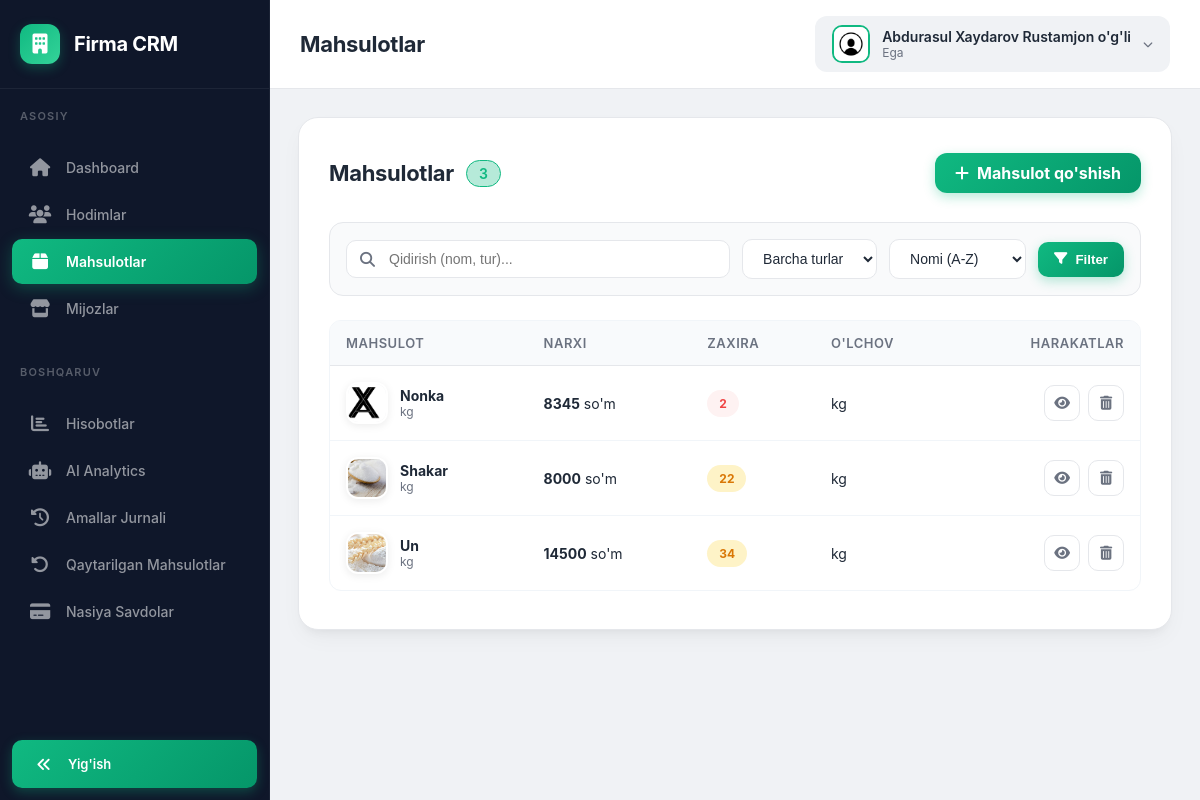
/mahsulotlar/ (signed in), run on the app's committed database.
### main/models.py (models this page shows, shortened)
class User(AbstractUser):
    id = models.BigAutoField(primary_key=True)
    USER_TYPES = (
        ('pazanda', 'Pazanda'),
        ('yetkazib_beruvchi', 'Yetkazib Beruvchi'),
        ('ega', 'Ega'),
    )
    login=models.CharField(max_length=255, blank=True, null=True)
    password = models.CharField(max_length=255, blank=True, null=True)
    tuliq_ismi = models.CharField(max_length=255, blank=True, null=True)
    type = models.CharField(max_length=20, choices=USER_TYPES)
    token = models.CharField(max_length=255, blank=True, null=True)
    tg_id = models.CharField(max_length=100, blank=True, null=True)
    tel_raqami = models.CharField(max_length=100, blank=True, null=True)
    is_active = models.BooleanField(default=True)
    @property
    def rasmi(self):
        if self.type == 'yetkazib_beruvchi':
            try:
                return YetkazibBeruvchi.objects.get(user=self).rasmi.url
            except YetkazibBeruvchi.DoesNotExist:
                return None
        elif self.type == 'pazanda':
            try:
                return Pazanda.objects.get(user=self).rasmi.url
            except Pazanda.DoesNotExist:
                return None
        return None

class Mahsulot(models.Model):
    nomi = models.CharField(max_length=255)
    rasmi = models.ImageField(upload_to='mahsulotlar/')
    narxi = models.DecimalField(max_digits=10, decimal_places=2)
    turi = models.ForeignKey(MahsulotTuri, on_delete=models.CASCADE)
    miqdori = models.FloatField(default=0)
    min_miqdori = models.FloatField(default=10, help_text="Bu miqdordan kam bo'lsa ogohlantirish chiqadi")

class MahsulotTuri(models.Model):
    nomi = models.CharField(max_length=100)  # kg, dona, l

### main/list_views.py (the view, shortened to what this page needs)
# urls.py: path('mahsulotlar/', mahsulotlar_list, name='mahsulotlar_list'),
@login_required(login_url='login')
def mahsulotlar_list(request):
    if request.user.type != 'ega':
        return redirect('main')
    mahsulotlar = Mahsulot.objects.all()
    search_query = request.GET.get('q', '')
    if search_query:
        from django.db.models import Q
        mahsulotlar = mahsulotlar.filter(Q(nomi__icontains=search_query))
    tur_filter = request.GET.get('tur', '')
    if tur_filter:
        mahsulotlar = mahsulotlar.filter(turi__id=tur_filter)
    sort_order = request.GET.get('sort', 'name')
    if sort_order == 'name':
        mahsulotlar = mahsulotlar.order_by('nomi')
    elif sort_order == 'price_high':
        mahsulotlar = mahsulotlar.order_by('-narxi')
    elif sort_order == 'price_low':
        mahsulotlar = mahsulotlar.order_by('narxi')
    elif sort_order == 'stock':
        mahsulotlar = mahsulotlar.order_by('-miqdori')
    else:
        mahsulotlar = mahsulotlar.order_by('nomi')
    paginator = Paginator(mahsulotlar, 24)
    page_number = request.GET.get('page')
    page_obj = paginator.get_page(page_number)
    from .models import MahsulotTuri
    mahsulot_turlari = MahsulotTuri.objects.all()
    context = {
        'mahsulotlar': page_obj,
        'total': mahsulotlar.count(),
        'search_query': search_query,
        'tur_filter': tur_filter,
        'sort_order': sort_order,
        'mahsulot_turlari': mahsulot_turlari
    }
    return render(request, 'mahsulotlar_list.html', context)

### main/templates/mahsulotlar_list.html (shortened to what this page needs)
{% extends 'egabase.html' %}
{% load static %}
{% block page_title %}Mahsulotlar{% endblock %}
{% block content %}
<div class="page-card">
    <div class="page-header-actions">
        <div class="header-content" id="normalHeader">
            <div class="header-title">
                <h2>Mahsulotlar <span class="count-badge">{{ total }}</span></h2>
            </div>
            <a href="{% url 'createproduct' %}" class="add-btn">
                <i class="fa-solid fa-plus"></i> Mahsulot qo'shish
            </a>
        </div>
    </div>
    <div class="filter-bar">
        <form method="GET" action="." class="filter-form">
            <div class="search-box">
                <button type="submit" class="search-icon-btn" title="Qidirish">
                    <i class="fa-solid fa-magnifying-glass"></i>
                </button>
                <input type="text" name="q" placeholder="Qidirish (nom, tur)..." class="search-input"
                       value="{{ search_query }}">
            </div>
            <select name="tur" class="filter-select" onchange="this.form.submit()">
                <option value="">Barcha turlar</option>
            </select>
            <select name="sort" class="filter-select" onchange="this.form.submit()">
                <option value="name" {% if sort_order == 'name' %}selected{% endif %}>Nomi (A-Z)</option>
            </select>
            <button type="submit" class="submit-filter-btn">
                <i class="fa-solid fa-filter"></i> Filter
            </button>
        </form>
    </div>
    <div class="table-container">
        <table class="custom-table">
            <thead>
                <tr>
                    <th>Mahsulot</th>
                    <th>Narxi</th>
                    <th>Zaxira</th>
                    <th>O'lchov</th>
                    <th style="text-align:right;">Harakatlar</th>
                </tr>
            </thead>
            <tbody>
                {% for mahsulot in mahsulotlar %}
                <tr>
                    <td>
                        <div class="product-cell">
                            <div class="product-img-wrap">
                                {% if mahsulot.rasmi %}
                                    <img src="{{ mahsulot.rasmi.url }}" class="product-img" alt="">
                                {% else %}
                                    <div class="product-initial">{{ mahsulot.nomi|first|upper }}</div>
                                {% endif %}
                            </div>
                            <div class="product-text">
                                <span class="product-name">{{ mahsulot.nomi }}</span>
                                <span class="product-meta">{{ mahsulot.turi.nomi }}</span>
                            </div>
                        </div>
                    </td>
                    <td><b>{{ mahsulot.narxi|floatformat:0 }}</b> so'm</td>
                    <td>
                        {% if mahsulot.miqdori < 10 %}
                            <span class="stock-badge stock-low">{{ mahsulot.miqdori|floatformat:0 }}</span>
                        {% elif mahsulot.miqdori < 50 %}
                            <span class="stock-badge stock-medium">{{ mahsulot.miqdori|floatformat:0 }}</span>
                        {% else %}
                            <span class="stock-badge stock-high">{{ mahsulot.miqdori|floatformat:0 }}</span>
                        {% endif %}
                    </td>
                    <td>{{ mahsulot.turi.nomi }}</td>
                    <td>
                        <div class="action-btns">
                            <a href="{% url 'seeproduct' mahsulot.id %}" class="action-btn edit" title="Ko'rish">
                                <i class="fa-solid fa-eye"></i>
                            </a>
                            <a href="{% url 'delprdct' mahsulot.id %}" class="action-btn delete" title="O'chirish"
                               onclick="return confirm('Rostdan ham o\\'chirmoqchimisiz?')">
                                <i class="fa-solid fa-trash-can"></i>
                            </a>
                        </div>
                    </td>
                </tr>
                {% endfor %}
            </tbody>
        </table>
    </div>
</div>
{% endblock %}

### main/templates/egabase.html (shortened to what this page needs)
<!DOCTYPE html>
{% load static %}
<html lang="uz">
<head>
    <link rel="stylesheet" href="https://cdnjs.cloudflare.com/ajax/libs/font-awesome/6.4.0/css/all.min.css">
</head>
<body>
    <aside class="sidebar" id="sidebar">
        <div class="sidebar-inner">
            <div class="sidebar-header">
                <div class="sidebar-logo"><i class="fa-solid fa-building"></i></div>
                <span class="sidebar-brand">Firma CRM</span>
            </div>
            <div class="sidebar-menu-wrapper">
                <div class="sidebar-section-label">Asosiy</div>
                <ul class="sidebar-menu">
                    <li class="menu-item">
                        <a href="{% url 'main' %}" class="menu-link {% if request.path == '/' %}active{% endif %}"
                            data-title="Dashboard">
                            <span class="menu-icon"><i class="fa-solid fa-house"></i></span>
                            <span class="menu-text">Dashboard</span>
                        </a>
                    </li>
                    <li class="menu-item">
                        <a href="{% url 'hodimlar_list' %}"
                            class="menu-link {% if '/hodimlar/' in request.path or '/edituser/' in request.path or '/createuser/' in request.path %}active{% endif %}"
                            data-title="Hodimlar">
                            <span class="menu-icon"><i class="fa-solid fa-users"></i></span>
                            <span class="menu-text">Hodimlar</span>
                        </a>
                    </li>
                    <li class="menu-item">
                        <a href="{% url 'mahsulotlar_list' %}"
                            class="menu-link {% if '/mahsulotlar/' in request.path or '/product/' in request.path %}active{% endif %}"
                            data-title="Mahsulotlar">
                            <span class="menu-icon"><i class="fa-solid fa-box"></i></span>
                            <span class="menu-text">Mahsulotlar</span>
                        </a>
                    </li>
                    <li class="menu-item">
                        <a href="{% url 'mijozlar_list' %}"
                            class="menu-link {% if '/mijozlar/' in request.path or '/mijoz/' in request.path %}active{% endif %}"
                            data-title="Mijozlar">
                            <span class="menu-icon"><i class="fa-solid fa-store"></i></span>
                            <span class="menu-text">Mijozlar</span>
                        </a>
                    </li>
                </ul>
                <div class="sidebar-section-label">Boshqaruv</div>
                <ul class="sidebar-menu">
                    <li class="menu-item">
                        <a href="{% url 'hisobotlar' %}"
                            class="menu-link {% if '/hisobotlar/' in request.path %}active{% endif %}"
                            data-title="Hisobotlar">
                            <span class="menu-icon"><i class="fa-solid fa-chart-bar"></i></span>
                            <span class="menu-text">Hisobotlar</span>
                        </a>
                    </li>
                    <li class="menu-item">
                        <a href="{% url 'analytics_dashboard' %}"
                            class="menu-link {% if '/analytics/' in request.path %}active{% endif %}"
                            data-title="AI Analytics">
                            <span class="menu-icon"><i class="fa-solid fa-robot"></i></span>
                            <span class="menu-text">AI Analytics</span>
                        </a>
                    </li>
                    <li class="menu-item">
                        <a href="{% url 'amallog' %}"
                            class="menu-link {% if '/amallar/' in request.path %}active{% endif %}"
                            data-title="Amallar Jurnali">
                            <span class="menu-icon"><i class="fa-solid fa-clock-rotate-left"></i></span>
                            <span class="menu-text">Amallar Jurnali</span>
                        </a>
                    </li>
                    <li class="menu-item">
                        <a href="{% url 'qaytarishlar' %}"
                            class="menu-link {% if '/qaytarishlar/' in request.path %}active{% endif %}"
                            data-title="Qaytarilgan Mahsulotlar">
                            <span class="menu-icon"><i class="fa-solid fa-rotate-left"></i></span>
                            <span class="menu-text">Qaytarilgan Mahsulotlar</span>
                        </a>
                    </li>
                    <li class="menu-item">
                        <a href="{% url 'nasiya_savdolar' %}"
                            class="menu-link {% if '/nasiya-savdolar/' in request.path %}active{% endif %}"
                            data-title="Nasiya Savdolar">
                            <span class="menu-icon"><i class="fa-solid fa-credit-card"></i></span>
                            <span class="menu-text">Nasiya Savdolar</span>
                        </a>
                    </li>
                </ul>
            </div>
            <div class="sidebar-toggle" onclick="toggleSidebar()">
                <i class="fa-solid fa-angles-left"></i>
                <span class="toggle-text">Yig'ish</span>
            </div>
        </div>
    </aside>
    <div class="main-wrapper">
        <header class="top-header">
            <div class="header-left">
                <div>
                    <h1 class="header-title" id="pageTitle">{% block page_title %}Dashboard{% endblock %}</h1>
                </div>
            </div>
            <div class="header-actions">
                <div class="user-profile" id="userProfile" onclick="toggleUserDropdown()">
                    <img src="{% if request.user.rasmi %}{{ request.user.rasmi.url }}{% else %}{% static 'images/default_avatar.jpg' %}{% endif %}"
                        alt="Avatar" class="user-avatar">
                    <div class="user-info">
                        <span class="user-name">{{ request.user.tuliq_ismi }}</span>
                        <span class="user-role">Ega</span>
                    </div>
                    <span class="dropdown-toggle"><i class="fa-solid fa-chevron-down"></i></span>
                </div>
            </div>
        </header>
        <main class="main-content">
            {% block content %}
            {% endblock %}
        </main>
    </div>
</body>
</html>

### data on the page
User: user.tuliq_ismi "Abdurasul Xaydarov Rustamjon o'g'li"
Mahsulot: rasmi (picture), nomi "Nonka", turi.nomi "kg", narxi "8345", miqdori "2"
Mahsulot: rasmi (picture), nomi "Shakar", turi.nomi "kg", narxi "8000", miqdori "22"
Mahsulot: rasmi (picture), nomi "Un", turi.nomi "kg", narxi "14500", miqdori "34"

### other printed values
{{ total }} "3"
